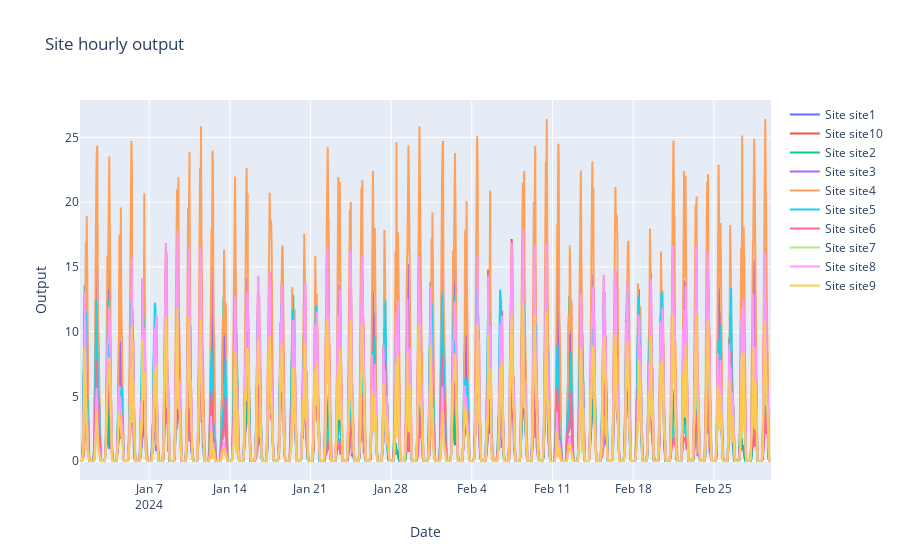

Notebook cell for this chart:
### Code cell
by_site = []
for site in solar['Site'].unique():
    current_store_daily_sales = solar[(solar['Site'] == site)]
    by_site.append(go.Scatter(x=current_store_daily_sales['datetime'], y=current_store_daily_sales['Output'], name=('Site %s' % site)))

layout = go.Layout(title='Site hourly output', xaxis=dict(title='Date'), yaxis=dict(title='Output'))
fig = go.Figure(data=by_site, layout=layout)
iplot(fig)

### Figure 1 — Plotly figure (JSON) as saved in the notebook; plotly's stock layout.template omitted (floating-point values rounded to 4 significant figures; data arrays with more than 128 entries replaced by an {"elided": "..."} marker saying what was removed)
{"data": [{"name": "Site site1", "type": "scatter", "x": {"elided": "1440 str values"}, "y": {"elided": "1440 float values"}}, {"name": "Site site10", "type": "scatter", "x": {"elided": "1440 str values"}, "y": {"elided": "1440 float values"}}, {"name": "Site site2", "type": "scatter", "x": {"elided": "1440 str values"}, "y": {"elided": "1440 float values"}}, {"name": "Site site3", "type": "scatter", "x": {"elided": "1440 str values"}, "y": {"elided": "1440 float values"}}, {"name": "Site site4", "type": "scatter", "x": {"elided": "1440 str values"}, "y": {"elided": "1440 float values"}}, {"name": "Site site5", "type": "scatter", "x": {"elided": "1440 str values"}, "y": {"elided": "1440 float values"}}, {"name": "Site site6", "type": "scatter", "x": {"elided": "1440 str values"}, "y": {"elided": "1440 float values"}}, {"name": "Site site7", "type": "scatter", "x": {"elided": "1440 str values"}, "y": {"elided": "1440 float values"}}, {"name": "Site site8", "type": "scatter", "x": {"elided": "1440 str values"}, "y": {"elided": "1440 float values"}}, {"name": "Site site9", "type": "scatter", "x": {"elided": "1440 str values"}, "y": {"elided": "1440 float values"}}], "layout": {"title": {"text": "Site hourly output"}, "xaxis": {"title": {"text": "Date"}}, "yaxis": {"title": {"text": "Output"}}}}
